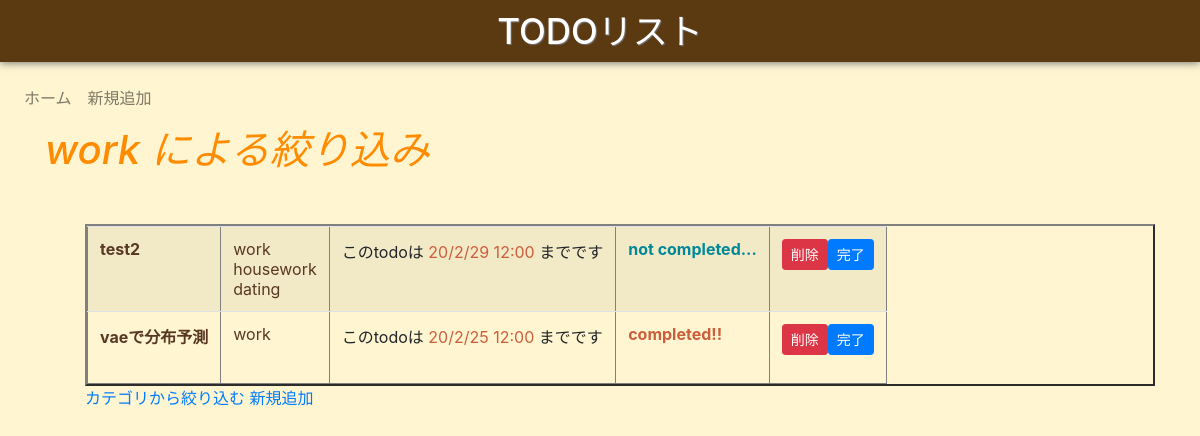
The app's page /todo_list/category/work, older data.
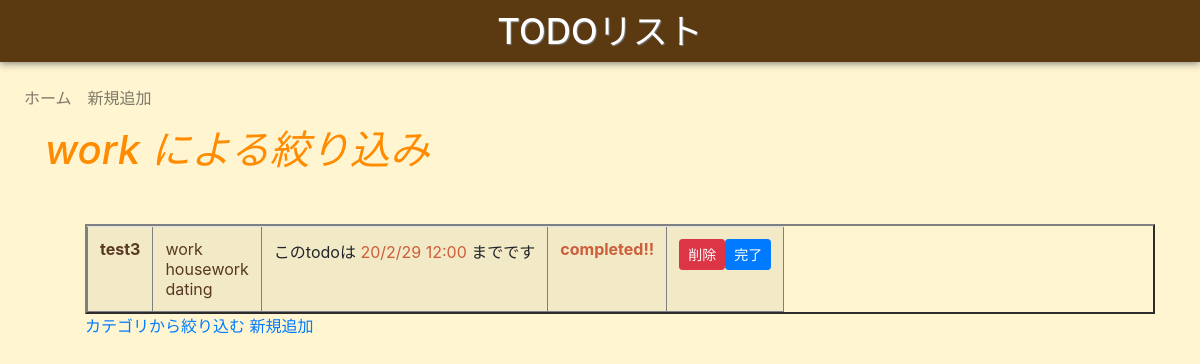
The same page, newer data.
### todo_list/models.py (models this page shows)
class Todo(models.Model):
    title = models.CharField('タイトル', max_length=50)  # TODOのタイトル
    dead_line = models.DateTimeField('締め切り', default=timezone.now())
    created_at = models.DateTimeField('日付', auto_now_add=True)  # 投稿日時
    category = models.ManyToManyField(Category, blank=True)  # カテゴリとの連携
    completed = models.BooleanField('completed', default=False)
    def __str__(self):
        return self.title

class Category(models.Model):
    title = models.CharField('タイトル', max_length=50)     # カテゴリーのタイトル
    def __str__(self):
        return self.title

### todo_list/views.py (the view)
# urls.py: path('category/<str:category_name>', views.todo_category,
def todo_category(request, category_name):
    category = Category.objects.get(title=category_name)
    todo = Todo.objects.filter(category=category).order_by('title')
    return render(request, 'todo/todo_category.html', {'todolist': todo, 'category': category})

### todo_list/templates/todo/todo_category.html (shortened to what this page needs)
{% extends 'todo/base.html' %}
{% block content %}
<h1 class="category-title"> {{category}} による絞り込み </h1>
<ul>
{% if todolist %}
    <table border="2" class="table table-striped table-responsive table-original">
    {% for todo in todolist %}
      <tr>
        <th class="todo">
          {{ todo }}
        </th>
        <td>
            {% for category in todo.category.all %}
            <div class="category">
              {{category}}
            {% empty %}
              カテゴリは設定されていません
            </div>
            {% endfor %}
        </td>
        <td>
          このtodoは&nbsp;<span class="dead-line">{{ todo.dead_line|date:"y/n/j H:i" }}</span>&nbsp;までです
        </td>
        <td>
        {% if todo.completed %}
        <div class="complete">
          completed!!
        </div>
        {% else %}
        <div class="not-complete">
          not completed...
        </div>
        {% endif %}
        </td>
        <td>
          <div style="display:inline-flex">
            <form method="post" action="{% url 'todo_list:delete' todo.id %}">
              <input type="submit" value="削除" class="btn btn-danger btn-sm">
            </form>
            <form method="post" action="{% url 'todo_list:complete' todo.id %}">
              <input type="submit" value="完了" class="btn btn-primary btn-sm">
            </form>
          </div>
        </td>
      </tr>
    {% endfor %}
    </table>
  {% else %}
    <p> {{category}}による絞りこみはありません </p>
  {% endif %}
    <a href="{% url 'todo_list:category' %}">カテゴリから絞り込む</a>
    <a href="{% url 'todo_list:add' %}">新規追加</a>
  {% endblock %}

Row changes from the older to the newer data that the page shows:
removed Todo: title "test2", dead_line "20/2/29 12:00", completed "not completed...", Category (title "work"), Category (title "housework"), Category (title "dating")
removed Todo: title "vaeで分布予測", dead_line "20/2/25 12:00", completed "completed!!", Category (title "work")
added Todo: title "test3", dead_line "20/2/29 12:00", completed "completed!!", Category (title "work"), Category (title "housework"), Category (title "dating")
